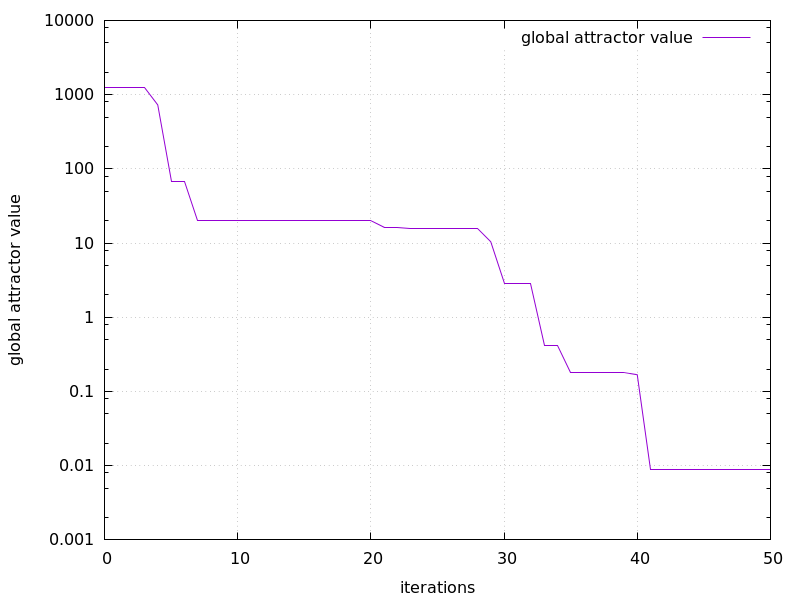

This chart was generated by the following gnuplot code:
set terminal png size 800,600
set output 'example_01.STAT.GlBestFuncValue.png'
set xlabel 'iterations'
set ylabel 'global attractor value'
set grid
set logscale y
plot   'example_01.STAT.GlBestFuncValue.txt' using 1:2 with lines title 'global attractor value'
